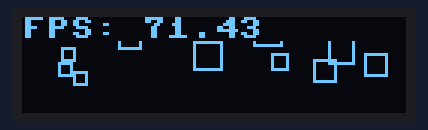
A program run on a simulated Raspberry Pi Pico running MicroPython. Parts: 128×32 one-colour display. Random numbers come from a fixed seed; library files of the repository ran but are not shown: ssd1306.py; what the program prints to the serial console is not drawn.

Above: at 0.1 s.
At 5.02 s:
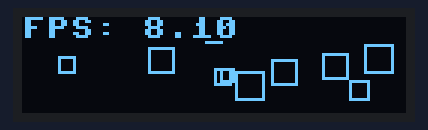
At 9.95 s:
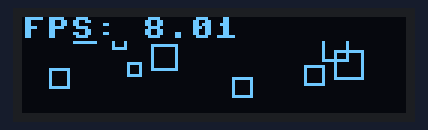
At 19.92 s:
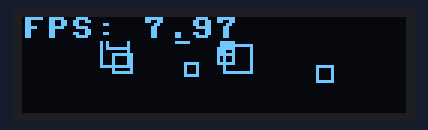
At 29.89 s:
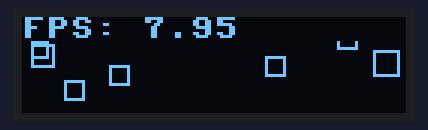
At 39.86 s:
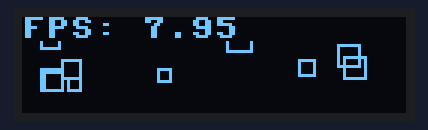

The program:

ssd1306_random_squares_fps.py
```python
from machine import Pin, I2C
import ssd1306
import utime
import random

# Initialize I2C
i2c = I2C(0, scl=Pin(21), sda=Pin(20))

# Initialize OLED display
oled_width = 128
oled_height = 32
oled = ssd1306.SSD1306_I2C(oled_width, oled_height, i2c)

def draw_random_squares(oled):
    oled.fill(0)
    for _ in range(10):  # Number of squares to draw
        x = random.randint(0, oled_width - 10)
        y = random.randint(0, oled_height - 10)
        size = random.randint(5, 10)
        oled.rect(x, y, size, size, 1)

    oled.show()

def main():
    frame_count = 0
    start_time = utime.ticks_ms()

    while True:
        draw_random_squares(oled)
        frame_count += 1

        # Calculate FPS
        elapsed_time = utime.ticks_diff(utime.ticks_ms(), start_time) / 1000
        if elapsed_time > 0:
            fps = frame_count / elapsed_time
        else:
            fps = 0

        # Display FPS
        oled.fill_rect(0, 0, oled_width, 8, 0)  # Clear the top line
        oled.text("FPS: {:.2f}".format(fps), 0, 0)
        oled.show()
        print("FPS: {:.2f}".format(fps))

        # Delay to control frame rate
        utime.sleep(0.1)

main()
```
